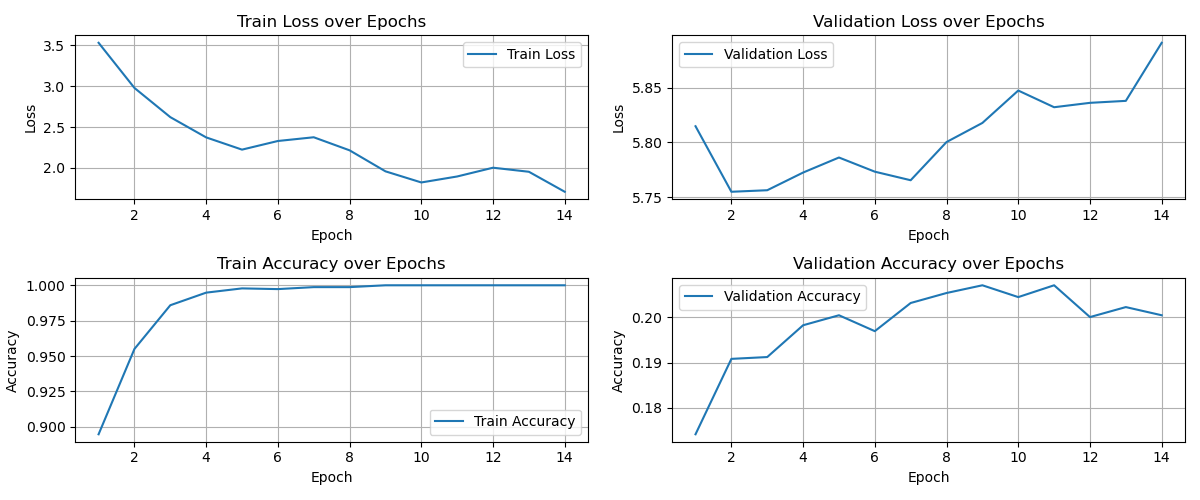

Recreate this plot in Python.
'''
This script generates training and validation curves for loss and accuracy over epochs.
With data from results/trainlog.txt
'''
import matplotlib.pyplot as plt

# Generate synthetic curves to demonstrate plotting logic
train_losses = [3.5322, 2.9791, 2.6215, 2.3734, 2.2236, 2.3294, 2.3751, 2.2150, 1.9578, 1.8216, 
 1.8948, 2.0022, 1.9525, 1.7075]

train_accs = [0.8947, 0.9550, 0.9859, 0.9948, 0.9978, 0.9973, 0.9987, 0.9987, 1.0000, 1.0000, 
 1.0000, 1.0000, 1.0000, 1.0000]

val_losses = [5.8148, 5.7551, 5.7565, 5.7726, 5.7863, 5.7734, 5.7656, 5.8004, 5.8178, 5.8473, 
 5.8321, 5.8361, 5.8379, 5.8908]

val_accs = [0.1742, 0.1908, 0.1912, 0.1982, 0.2004, 0.1969, 0.2031, 0.2053, 0.2070, 0.2044, 
 0.2070, 0.2000, 0.2022, 0.2004]



epochs = list(range(1, 15))

# Plotting
fig, axes = plt.subplots(2, 2, figsize=(12, 5))

# Train Loss curve
axes[0, 0].plot(epochs, train_losses, label='Train Loss')
axes[0, 0].set_title('Train Loss over Epochs')
axes[0, 0].set_xlabel('Epoch')
axes[0, 0].set_ylabel('Loss')
axes[0, 0].legend()
axes[0, 0].grid(True)

# Validation Loss curve
axes[0, 1].plot(epochs, val_losses, label='Validation Loss')
axes[0, 1].set_title('Validation Loss over Epochs')
axes[0, 1].set_xlabel('Epoch')
axes[0, 1].set_ylabel('Loss')
axes[0, 1].legend()
axes[0, 1].grid(True)

# Train Accuracy curve
axes[1, 0].plot(epochs, train_accs, label='Train Accuracy')
axes[1, 0].set_title('Train Accuracy over Epochs')
axes[1, 0].set_xlabel('Epoch')
axes[1, 0].set_ylabel('Accuracy')
axes[1, 0].legend()
axes[1, 0].grid(True)

# Validation Accuracy curve
axes[1, 1].plot(epochs, val_accs, label='Validation Accuracy')
axes[1, 1].set_title('Validation Accuracy over Epochs')
axes[1, 1].set_xlabel('Epoch')
axes[1, 1].set_ylabel('Accuracy')
axes[1, 1].legend()
axes[1, 1].grid(True)

# Adjust layout
plt.tight_layout()
plt.savefig("training_curve.png")
plt.show()
